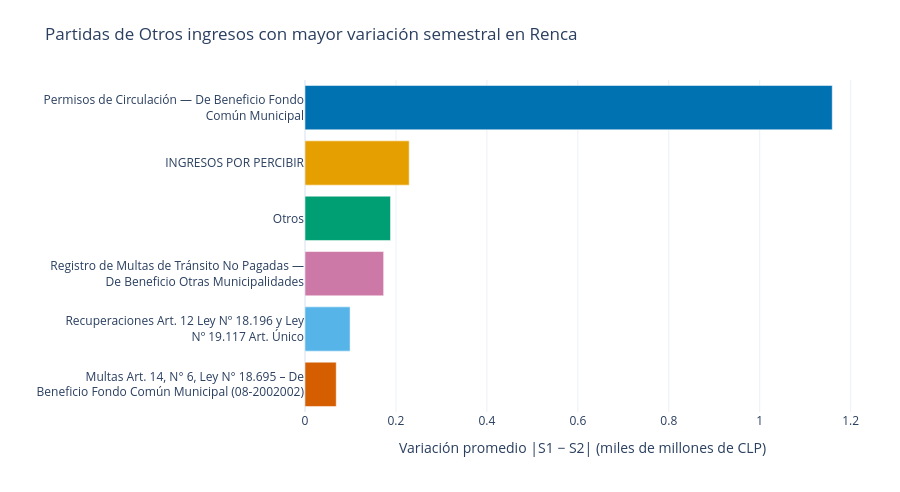

The cell this chart's notebook holds for it:
### Markdown cell above
### Ranking de cuentas más variables

Este ranking complementa las barras: compara directamente la magnitud típica de la diferencia entre S1 y S2, independientemente del signo.

### Code cell
fig_ranking_otros = (
    income_plots.plot_other_income_semester_variability(
        ranking_otros_renca,
        top_n=6,
    )
)
fig_ranking_otros.show(config={"displaylogo": False})

### Figure 1 — Plotly figure (JSON) as saved in the notebook; plotly's stock layout.template omitted (floating-point values rounded to 4 significant figures)
{"data": [{"customdata": [["Permisos de Circulación — De Beneficio Fondo Común Municipal", "03-2001002", 1.159, 58.42], ["INGRESOS POR PERCIBIR", "12-10000000", 0.2279, 11.54], ["Otros", "08-99999000", -0.08372, 9.473], ["Registro de Multas de Tránsito No Pagadas — De Beneficio Otras Municipalidades", "08-2006000", 0.1675, 8.713], ["Recuperaciones Art. 12 Ley Nº 18.196 y Ley Nº 19.117 Art. Único", "08-1002000", -0.03962, 4.996], ["Multas Art. 14, N° 6, Ley N° 18.695 – De Beneficio Fondo Común Municipal (08-2002002)", "08-2002002", 0.05687, 3.459]], "hovertemplate": "%{customdata[0]} (%{customdata[1]})<br>Variación promedio |S1 − S2|: %{x:,.2f} mil MM CLP<br>Diferencia promedio S1 − S2: %{customdata[2]:,.2f} mil MM CLP<br>Parte de la variabilidad: %{customdata[3]:.1f}%<extra></extra>", "marker": {"color": ["#0072B2", "#E69F00", "#009E73", "#CC79A7", "#56B4E9", "#D55E00"]}, "orientation": "h", "type": "bar", "x": [1.159, 0.2291, 0.188, 0.1729, 0.09916, 0.06865], "y": ["Permisos de Circulación — De Beneficio Fondo<br>Común Municipal", "INGRESOS POR PERCIBIR", "Otros", "Registro de Multas de Tránsito No Pagadas —<br>De Beneficio Otras Municipalidades", "Recuperaciones Art. 12 Ley Nº 18.196 y Ley<br>Nº 19.117 Art. Único", "Multas Art. 14, N° 6, Ley N° 18.695 – De<br>Beneficio Fondo Común Municipal (08-2002002)"]}], "layout": {"height": 492, "margin": {"b": 80, "l": 285, "r": 40, "t": 80}, "showlegend": false, "title": {"text": "Partidas de Otros ingresos con mayor variación semestral en Renca"}, "xaxis": {"title": {"text": "Variación promedio |S1 − S2| (miles de millones de CLP)"}}, "yaxis": {"automargin": true, "autorange": "reversed", "title": {"text": ""}}}}
